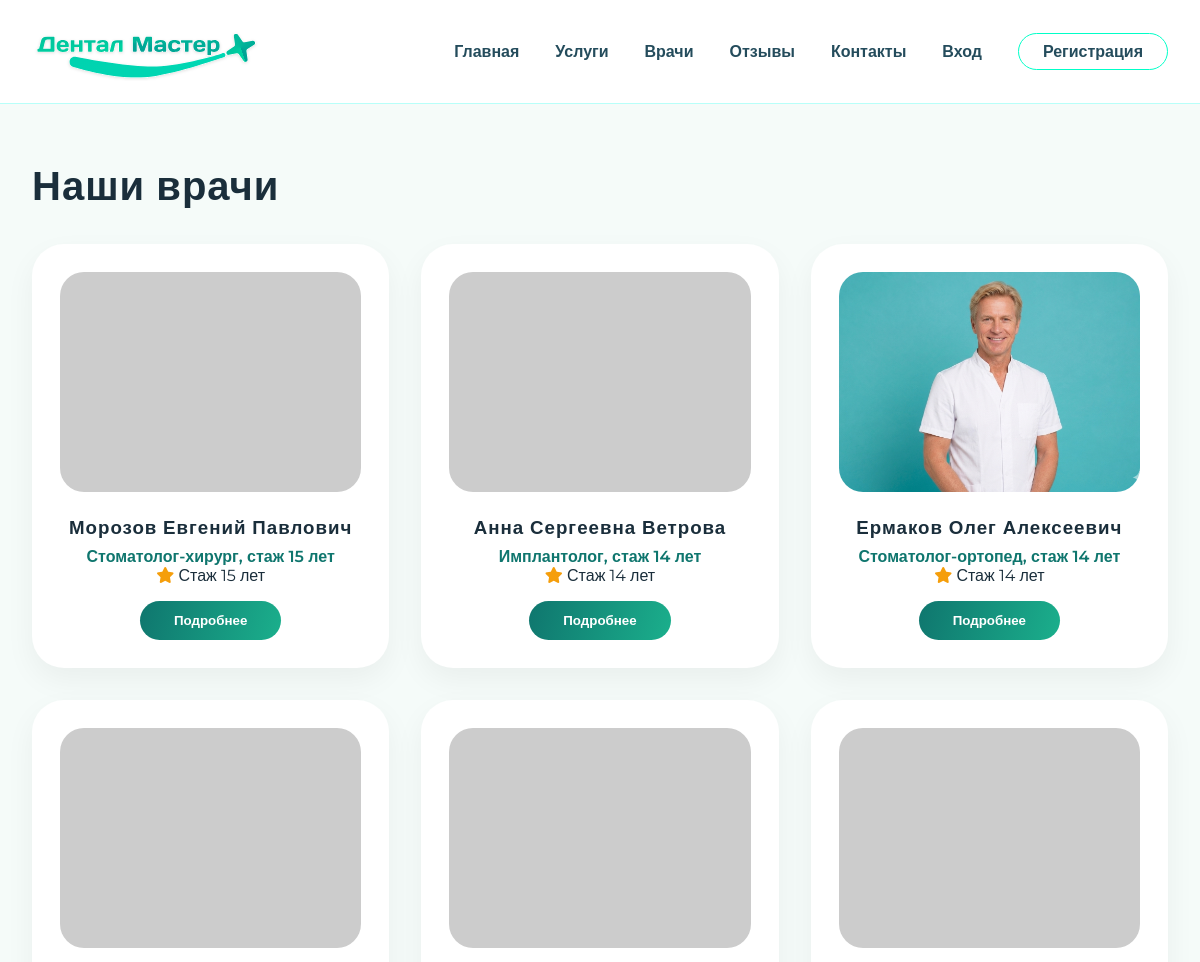
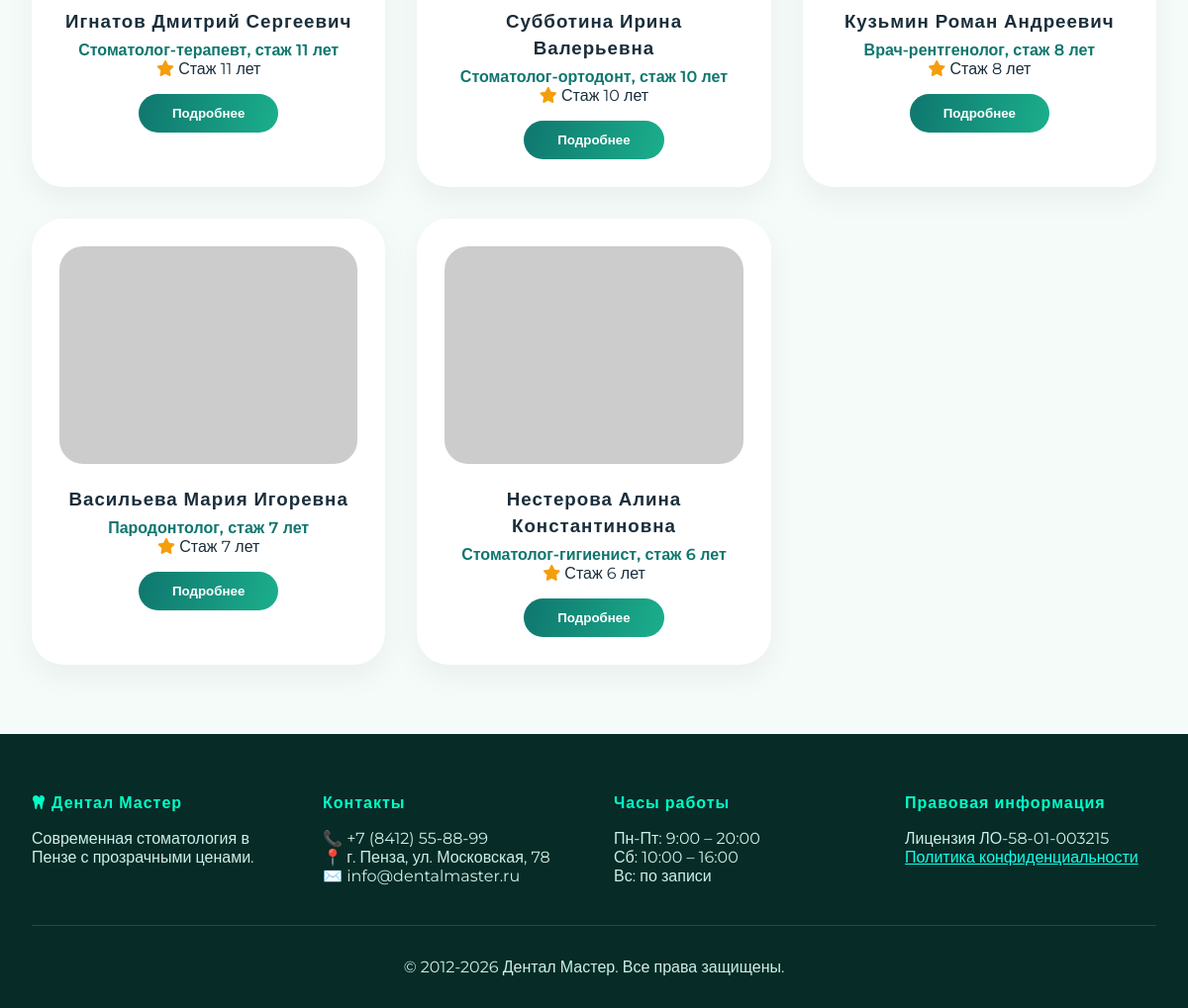
The app's page /doctors.php with its own data (2 pictures, top to bottom).
### tables this page shows
CREATE TABLE `user` (
  `id` int(11) NOT NULL,
  `email` varchar(100) NOT NULL,
  `password_hash` varchar(200) NOT NULL,
  `full_name` varchar(150) NOT NULL,
  `phone` varchar(20) NOT NULL,
  `role` varchar(20) DEFAULT 'patient',
  `specialty` varchar(200) DEFAULT NULL,
  `experience` int(11) DEFAULT NULL,
  `bio` text,
  `schedule_json` text,
  `photo` varchar(255) DEFAULT NULL,
  `is_active` tinyint(1) DEFAULT '1',
  `created_at` timestamp NULL DEFAULT CURRENT_TIMESTAMP,
  `certificates` text COMMENT 'JSON массив ссылок на сертификаты',
  `gender` enum('male','female') DEFAULT NULL,
  `age` int(11) DEFAULT NULL,
  `agree_terms` tinyint(1) DEFAULT '0',
  `cabinet_number` varchar(20) DEFAULT '1'
);

### config.php (called while the page is built, shortened)
<?php
function isLoggedIn() {
    return isset($_SESSION['user_id']);
}
?>

### doctors.php (the view, shortened to what this page needs)
<?php require 'config.php'; ?>
<?php include 'header.php'; ?>
<div class="container">
    <h1 style="font-size:2.5rem; margin:48px 0 32px;">Наши врачи</h1>
    <div style="display:grid; grid-template-columns:repeat(auto-fill,minmax(320px,1fr)); gap:32px;">
        <?php
        $stmt = $pdo->query("SELECT * FROM user WHERE role='doctor' AND is_active=1 ORDER BY experience DESC");
        while($doc = $stmt->fetch(PDO::FETCH_ASSOC)):
            $photo = !empty($doc['photo']) && file_exists('uploads/'.$doc['photo']) ? 'uploads/'.$doc['photo'] : 'https://randomuser.me/api/portraits/men/1.jpg';
            $certs = json_decode($doc['certificates'], true) ?: [];
        ?>
            <div style="background:white; border-radius:32px; padding:28px; text-align:center; cursor:pointer; box-shadow:0 12px 30px rgba(0,0,0,0.05); transition: transform 0.2s;" onmouseover="this.style.transform='scale(1.02)'" onmouseout="this.style.transform='scale(1)'" onclick='showDoctorModal(<?= json_encode($doc) ?>, <?= json_encode($certs) ?>)'>
                <img src="<?= $photo ?>" alt="<?= htmlspecialchars($doc['full_name']) ?>" style="width:100%; height:220px; object-fit:cover; border-radius:24px;">
                <h3 style="margin:16px 0 8px;"><?= htmlspecialchars($doc['full_name']) ?></h3>
                <p style="color:#0F766E; font-weight:600;"><?= htmlspecialchars($doc['specialty']) ?></p>
                <p><i class="fas fa-star" style="color:#f59e0b;"></i> Стаж <?= $doc['experience'] ?> лет</p>
                <button class="btn-primary" style="margin-top:16px;">Подробнее</button>
            </div>
        <?php endwhile; ?>
    </div>
</div>
<?php include 'footer.php'; ?>

### header.php (shortened to what this page needs)
<!DOCTYPE html>
<html lang="ru">
<head>
    <link rel="stylesheet" href="https://cdnjs.cloudflare.com/ajax/libs/font-awesome/6.0.0-beta3/css/all.min.css">
</head>
<body>
    <header class="header">
        <div class="container">
            <div class="nav">
                <div class="logo" onclick="location.href='index.php'">
                    <div class="logo-icon">
                        <img src="img/logo.svg" alt="Логотип Дентал Мастер"
                            style="width: 240px; height: auto; object-fit: contain;">
                    </div>
                </div>
                <div class="nav-links">
                    <a href="index.php">Главная</a>
                    <a href="services.php">Услуги</a>
                    <a href="doctors.php">Врачи</a>
                    <a href="reviews.php">Отзывы</a>
                    <a href="contacts.php">Контакты</a>
                    <?php if (isLoggedIn()): ?>
                        <a href="cabinet.php">Личный кабинет</a>
                        <span style="color:var(--primary);"><?= htmlspecialchars($_SESSION['full_name']) ?></span>
                        <a href="logout.php">Выйти</a>
                    <?php else: ?>
                        <a href="login.php">Вход</a>
                        <a href="register.php" class="btn-outline">Регистрация</a>
                    <?php endif; ?>
                </div>
            </div>
        </div>
    </header>
    <main>

### footer.php (shortened to what this page needs)
</main>
<footer class="footer">
    <div class="container">
        <div class="footer-grid">
            <div><h4><i class="fas fa-tooth"></i> Дентал Мастер</h4><p>Современная стоматология в Пензе с прозрачными ценами.</p></div>
            <div><h4>Контакты</h4><p>📞 +7 (8412) 55-88-99</p><p>📍 г. Пенза, ул. Московская, 78</p><p>✉️ info@dentalmaster.ru</p></div>
            <div><h4>Часы работы</h4><p>Пн-Пт: 9:00 – 20:00</p><p>Сб: 10:00 – 16:00</p><p>Вс: по записи</p></div>
            <div><h4>Правовая информация</h4><p>Лицензия ЛО-58-01-003215</p><a href="privacy.php" style="color:#12FFEB;">Политика конфиденциальности</a></div>
        </div>
        <div class="footer-bottom">© 2012-2026 Дентал Мастер. Все права защищены.</div>
    </div>
</footer>
</body>
</html>

### header.php (style rules this page uses)
* { margin: 0; padding: 0; box-sizing: border-box; }
body { font-family: 'Montserrat', sans-serif; background: #f5fbf9; color: #1a2e3b; }
:root { --primary: #0F766E; --primary-dark: #0a5c55; --primary-light: #00ffc8; --secondary: #37FFA2; }
.container { max-width: 1280px; margin: 0 auto; padding: 0 32px; }
h1, h2, h3, h4, .logo-text, .hero-title { font-family: 'Oswald', sans-serif; letter-spacing: 1px; }
.header { background: rgba(255, 255, 255, 0.98); backdrop-filter: blur(10px); position: sticky; top: 0; z-index: 1000; border-bottom: 1px solid rgba(18, 255, 235, 0.3); }
.nav { display: flex; justify-content: space-between; align-items: center; padding: 18px 0; flex-wrap: wrap; gap: 20px; }
.logo { display: flex; align-items: center; gap: 12px; cursor: pointer; }
.nav-links { display: flex; gap: 36px; align-items: center; flex-wrap: wrap; }
.nav-links a { text-decoration: none; font-weight: 600; color: #244c5c; transition: 0.2s; }
.btn-outline { border: 1.5px solid var(--primary-light); background: transparent; padding: 8px 24px; border-radius: 44px; font-weight: 600; cursor: pointer; transition: 0.2s; color: var(--primary); text-decoration: none; display: inline-block; }
.btn-primary { background: linear-gradient(105deg, #0F766E, #1BAF8C); border: none; padding: 12px 34px; border-radius: 44px; font-weight: 600; color: white; cursor: pointer; transition: 0.2s; display: inline-block; text-decoration: none; text-align: center; }
.footer { background: #072b26; color: #ccf0e8; padding: 56px 0 32px; margin-top: 70px; }
.footer-grid { display: grid; grid-template-columns: repeat(auto-fit, minmax(250px, 1fr)); gap: 40px; margin-bottom: 40px; }
.footer h4 { color: var(--primary-light); margin-bottom: 16px; }
.footer-bottom { text-align: center; padding-top: 32px; border-top: 1px solid rgba(18, 255, 235, 0.2); }
.logo img { width: 240px; height: auto; object-fit: contain; transition: all 0.3s ease; }

### records on screen
user: full_name "Морозов Евгений Павлович", specialty "Стоматолог-хирург, стаж 15 лет", experience "15"
user: full_name "Анна Сергеевна Ветрова", specialty "Имплантолог, стаж 14 лет", experience "14"
user: photo (picture), full_name "Ермаков Олег Алексеевич", specialty "Стоматолог-ортопед, стаж 14 лет", experience "14"
user: full_name "Игнатов Дмитрий Сергеевич", specialty "Стоматолог-терапевт, стаж 11 лет", experience "11"
user: full_name "Субботина Ирина Валерьевна", specialty "Стоматолог-ортодонт, стаж 10 лет", experience "10"
user: full_name "Кузьмин Роман Андреевич", specialty "Врач-рентгенолог, стаж 8 лет", experience "8"
user: full_name "Васильева Мария Игоревна", specialty "Пародонтолог, стаж 7 лет", experience "7"
user: full_name "Нестерова Алина Константиновна", specialty "Стоматолог-гигиенист, стаж 6 лет", experience "6"
